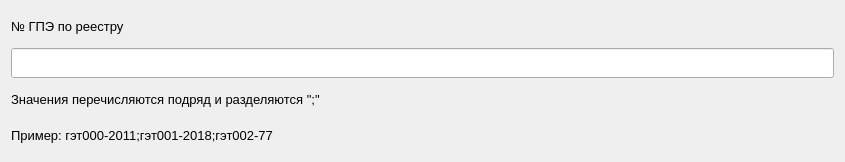
          <widget class="QWidget" name="page">
           <property name="geometry">
            <rect>
             <x>0</x>
             <y>0</y>
             <width>845</width>
             <height>162</height>
            </rect>
           </property>
           <attribute name="label">
            <string>Государственный первичный эталон</string>
           </attribute>
           <layout class="QGridLayout" name="gridLayout_12">
            <item row="0" column="0">
             <layout class="QGridLayout" name="gridLayout_6">
              <item row="0" column="0">
               <widget class="QLabel" name="label_12">
                <property name="font">
                 <font>
                  <family>Segoe UI</family>
                  <pointsize>10</pointsize>
                  <weight>50</weight>
                  <bold>false</bold>
                 </font>
                </property>
                <property name="text">
                 <string>№ ГПЭ по реестру</string>
                </property>
               </widget>
              </item>
              <item row="1" column="0">
               <widget class="QLineEdit" name="lineEdit_15">
                <property name="minimumSize">
                 <size>
                  <width>0</width>
                  <height>30</height>
                 </size>
                </property>
                <property name="font">
                 <font>
                  <family>Segoe UI</family>
                  <pointsize>10</pointsize>
                  <weight>50</weight>
                  <bold>false</bold>
                 </font>
                </property>
                <property name="focusPolicy">
                 <enum>Qt::ClickFocus</enum>
                </property>
                <property name="maxLength">
                 <number>512</number>
                </property>
                <property name="clearButtonEnabled">
                 <bool>false</bool>
                </property>
               </widget>
              </item>
              <item row="2" column="0">
               <widget class="QLabel" name="label_13">
                <property name="font">
                 <font>
                  <family>Segoe UI</family>
                  <pointsize>10</pointsize>
                  <weight>50</weight>
                  <bold>false</bold>
                 </font>
                </property>
                <property name="text">
                 <string>Значения перечисляются подряд и разделяются &quot;;&quot;</string>
                </property>
               </widget>
              </item>
              <item row="3" column="0">
               <widget class="QLabel" name="label_14">
                <property name="font">
                 <font>
                  <family>Segoe UI</family>
                  <pointsize>10</pointsize>
                  <weight>50</weight>
                  <bold>false</bold>
                 </font>
                </property>
                <property name="text">
                 <string>Пример: гэт000-2011;гэт001-2018;гэт002-77 </string>
                </property>
               </widget>
              </item>
             </layout>
            </item>
           </layout>
          </widget>
